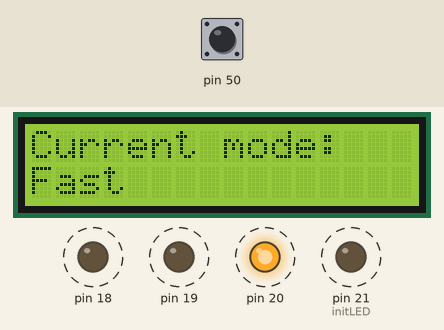
Recording of a program running on a simulated Arduino Mega 2560, built with avr-gcc and run on an emulated ATmega2560. Parts: 16×2 character LCD, output pins drawn as LEDs (lit = HIGH). Wiring (inferred from the signals the program sends): character LCD (HD44780): RS pin 12; E pin 10; data pin 22, pin 23, pin 24, pin 25. Dashed ring = blinking. Inputs (shaded band) come from the test bench; at power-on: pin 50 HIGH. Pins used as bus, display or sensor lines are not drawn.

Above: at 3.53 s.
5.1 s: pin 50 pulled LOW for 0.15 s
At 5.6 s:
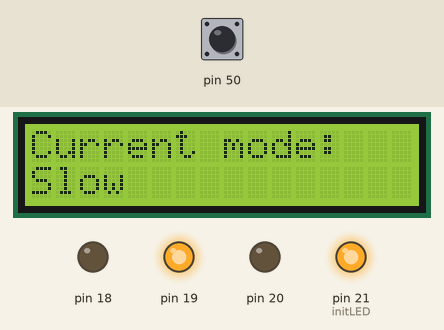
5.8 s: pin 50 pulled LOW for 1 s
At 7.05 s:
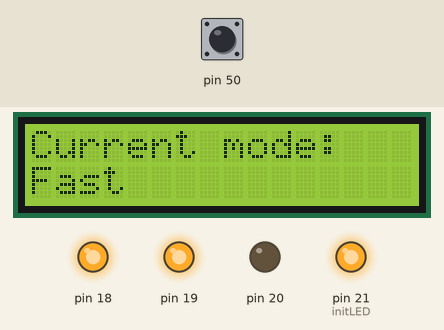
7.4 s: pin 50 pulled LOW for 0.15 s
At 7.91 s:
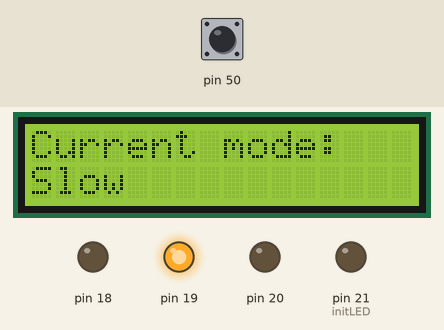
8.1 s: pin 50 pulled LOW for 3.2 s
At 11.57 s:
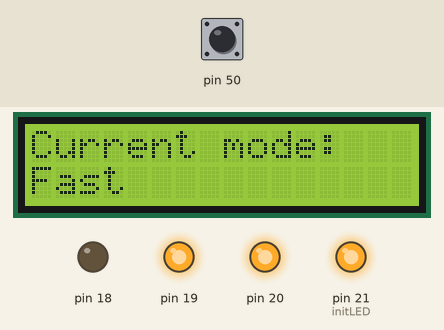
Timing chart, 0 to 15.5 s (numbered marks = the images above; inputs shaded):
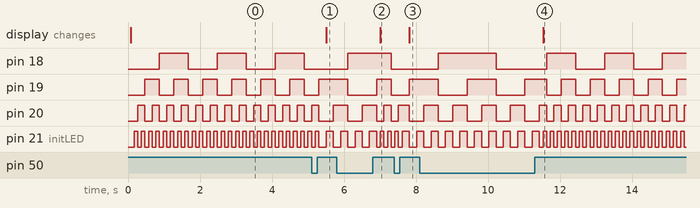

Measured:
- after the input at 5.1 s, pin 18: stays LOW (without the input it goes to HIGH after 0.60 s); the display: changes after 0.40 s (image 1)
- after the input at 5.8 s, the display: changes after 1.2 s (image 2)
- after the input at 7.4 s, the display: changes after 0.41 s (image 3)
- after the input at 8.1 s, the display: changes after 3.4 s (image 4)
- by itself, pin 18: alternates HIGH for 0.80 s and LOW for 0.80 s

The program:

main.cpp
```cpp
// Author: MAson Marrero
// Net ID: masonmarrero
// Date: 10/5/23
// Assignment:     Lab 3
//
// Description: This file contains a programmatic overall description of the
// program. It should never contain assignments to special function registers
// for the exception key one-line code such as checking the state of the pin.
//
// Requirements:
//----------------------------------------------------------------------//


#include <Arduino.h>
#include <avr/io.h>
#include "led.h"
#include "switch.h"
#include "timer.h"
#include "lcd.h"
//global variables to keep track of the current flip speed, which will change when the button is pressed
volatile unsigned int flip_speed = 0;

//create states
typedef enum {wait_press, debounce_p, wait_release, debounce_r} button_state;
//declare the enum state variable
volatile button_state my_button_state = wait_press;

int main(){
  //initialization functions
  initTimer1();
  initLCD();
  initSwitchPB3();
  initLED();
  initTimer0();
  sei(); // Enable global interrupts.
  moveCursor(0, 0); // moves the cursor to 0,0 position
  writeString("Current mode: ");
  moveCursor(1, 0);  // moves the cursor to 1,0 position
  writeString("Fast");

  char i = 0;
  //while loop to keep the lights running
	while (1) {
    //if the flip speed is 1, make the delay 200
    if(flip_speed == 1){
    turnOnLEDWithChar(i);
    delayMs(200);
    moveCursor(1, 0);  // moves the cursor to 1,0 position
    writeString("Slow");
    i++;
    if(i == 16)
      i=0;
    }
    //If the flip speed is 0, make the delay 100
    else{
      turnOnLEDWithChar(i);
      delayMs(100);
      moveCursor(1, 0);  // moves the cursor to 1,0 position
      writeString("Fast");
      i++;
      if(i == 16)
        i=0;
    }
      //state machine for push buttton
      switch (my_button_state)
      {
      case  wait_press:
        break;

      case  debounce_p:
        //eventually go to wait_release
        //need to delay by ~1ms
        delayMs(1);
        my_button_state = wait_release;
        break;

      case  wait_release:
        break;

      case  debounce_r:
        //eventually go to wait_release
        //need to delay by ~1ms
        delayMs(1);
        my_button_state = wait_press;
        break;
      default:
        break;
      }
  }
  return 0;
}

/* Implement an Pin Change Interrupt which handles the switch being
* pressed and released. When the switch is pressed and released, the LEDs
* change at twice the original rate. If the LEDs are already changing at twice
* the original rate, it goes back to the original rate.
*/
//Interrupt state machine
ISR(PCINT0_vect){
  //if pressed go to debounce state
  if(my_button_state == wait_press){
      my_button_state = debounce_p;
  }
  //if its pressed and released change the flip speed
  else if(my_button_state == wait_release){
    if (flip_speed == 0){
      flip_speed = 1;
    }
    else{
      flip_speed = 0;
    }
    my_button_state = debounce_r;
  }
}
```

led.cpp
```cpp
// Description: This file implements turnOnLED and initLED to control
// the LEDs.
//----------------------------------------------------------------------//


#include <avr/io.h>
#include <util/delay.h>
#include "led.h"

/* Initialize PA0, PA1, PA2, and PA3 to outputs
*/
void initLED(){
  DDRD |= (1 << DDD0) | (1 << DDD1) | (1 << DDD2) | (1 << DDD3);
  //PORTA |= (1 << PORTA0);
  //PORTA |= (1 << PORTA0); //Turn one LED on
}

/* This must be one line of code.
* In this function you will be giving a number "num" which will be represented
* in binary by four LEDs. You must effectively assign the lowest four bits of
* "num" to the appropriate bits of PORTA.
*/
void turnOnLEDWithChar(unsigned char num){
    PORTD = (PORTD & (0xF0+num)) | (num & (0x0F+num*16)); // sets the first four bits to zero. sets the top four bits of num to
}
```

led.h
```cpp
// Description: This file contains function prototypes to be implemented in
// led.cpp and to be included in main.cpp.
//----------------------------------------------------------------------//

#ifndef LED_H
#define LED_H

void initLED();
void turnOnLEDWithChar(unsigned char num);

#endif
```

switch.cpp
```cpp
// Description: This file implements the initialization of an external
// switch.
//----------------------------------------------------------------------//

#include "switch.h"
#include <avr/io.h>

/*
 * Initializes pull-up resistor on PB3 and sets it into input mode
 */
void initSwitchPB3(){
    DDRB &= ~(1 << DDB3); //set direction for input
    PORTB |= (1 << PORTB3); //enable pull up resistor
    //set up for pin change interrupt
    //SET THIS PE0 FOR PIN change interrupt PCINT8
    PCICR |= (1 << PCIE0);
    PCMSK0 |= (1 << PCINT3);
}
```

switch.h
```cpp
// Description: Function prototypes for switch.cpp
//----------------------------------------------------------------------//

#ifndef SWITCH_H
#define SWITCH_H

void initSwitchPB3();

#endif
```

timer.cpp
```cpp
// Description: This file implements functions that utilize the timers
//----------------------------------------------------------------------//

#include "timer.h"
/* Initialize timer 1, you should not turn the timer on here. Use CTC mode  .*/
void initTimer1(){
	TCCR1A &= ~( (1 << WGM10) | ( 1 << WGM11));
    TCCR1B |= ( 1 << WGM12);
    TCCR1B &= ~ ( 1 << WGM13);

    //TIMSK1 |= (1 << OCIE1A);
    OCR1A = 2;
}

/* This delays the program an amount of microseconds specified by unsigned int delay.
*/
void delayUs(unsigned int delay){
    int unsigned count = 0;
    //Turn on the clock by setting prescalar bits to 8
    TCCR1B |= (1 << CS11);
    TCCR1B &= ~((1 << CS12) | (1 << CS10) );

    //THis can be put in the initialization function initTimer0()

    while(count < delay){
        //put the output compare match flag down OCF0A , by writing a logic 1 to it
        TIFR1 |= (1 << OCF1A);
        TCNT1 = 0; //Clear the count register

        //poll the OCF0A flag until it is set or is logic 1
        while (!(TIFR1 & (1 << OCF1A))); //do nothing while the flag is down. This wait is called polling
        //after the flag has been raised, 1 milisecond has elapsed
        count++;
    }
    //After exitting the larger while loop, the time elapsed has been 1ms * delay
    //turn the clock off to conserve power.
    TCCR1B &= ~((1 << CS10) | (1 << CS11));
    TCCR1B &= ~(1 << CS12);
}
/* Initialize timer 0, you should not turn the timer on here.
* You will need to use CTC mode */
void initTimer0(){
//initialize Timer0 for CTC mode of operation and interrupts
//WGM00 = 0, WGM01 = 1, WGM02 = 0 for CTC mode
    TCCR0A &= ~(1 << WGM00);
    TCCR0A |= (1 << WGM01);
    TCCR0B &= ~(1 << WGM02);

    //Enable the TIMER0 interrupt for output compare OCR0A
    //TIMSK0 |= (1 << OCIE0A);
}

/* This delays the program an amount specified by unsigned int delay.
* Use timer 0. Keep in mind that you need to choose your prescalar wisely
* such that your timer is precise to 1 millisecond and can be used for
* 100-200 milliseconds
*/
void delayMs(unsigned int delay){
    int unsigned count = 0;
    //Turn on the clock by setting prescalar bits to 64
    TCCR0B |= (1 << CS00) | (1 << CS01);
    TCCR0B &= ~(1 << CS02);

    //Use #counts = (td*fCPU)/ps = 1ms * 16MHz / 64 = 250 -1 = 249
    //THis can be put in the initialization function initTimer0()
    OCR0A = 249;
    while(count < delay){
        //put the output compare match flag down OCF0A , by writing a logic 1 to it
        TIFR0 |= (1 << OCF0A);
        TCNT0 = 0; //Clear the count register

        //poll the OCF0A flag until it is set or is logic 1
        while (!(TIFR0 & (1 << OCF0A))); //do nothing while the flag is down. This wait is called polling
        //after the flag has been raised, 1 milisecond has elapsed
        count++;
    }
    //After exitting the larger while loop, the time elapsed has been 1ms * delay
    //turn the clock off to conserve power.
    TCCR0B &= ~((1 << CS00) | (1 << CS01));
    TCCR0B &= ~(1 << CS02);
}
```

timer.h
```cpp
// Description: This file describes functions used by the timer
//----------------------------------------------------------------------//

#ifndef TIMER_H
#define TIMER_H

#include <avr/io.h>

void initTimer0();
void delayMs(unsigned int delay);
void initTimer1();
void delayUs(unsigned int delay);
#endif
```

lcd.cpp
```cpp
// Author:
// Net ID:
// Date:
// Assignment: Lab 3
//----------------------------------------------------------------------//
#include "lcd.h"
#include "timer.h"
#include <util/delay.h>

/*
 * Initializes all pins related to the LCD to be outputs
 */
void initLCDPins(){
  DDRA |= (1<<DDA0) | (1<<DDA1) | (1<<DDA2) | (1<<DDA3);
  DDRB |= (1<<DDB4) | (1<<DDB6);
}


/* 1. Assert bits to pins connected to DB[7:4] on the LCD screen
 *      a. data is an unsigned char which has 8 bits. Therefore, you
 *         need assign the bottom 4 bits of "data" to the appropriate bits in
 *         PORTA
 *  2. This is a "command" signal, meaning RS should be Low
 *  3. Assert high on enable pin, delay, and asset low on enable pin
 *  4. delay the provided number in MICROseconds.
 */
void fourBitCommandWithDelay(unsigned char data, unsigned int delay){
  PORTA = (PORTA & 0xF0) | (data & 0x0F);
  PORTB &= ~(1 << PORTB6); //setting rs low
  PORTB |= (1 << PORTB4); //setting enable btipin high
  delayUs(1);
  PORTB &= ~(1 << PORTB4); //setting enable bit pin low
  delayUs(delay);
}


/* Similar to fourBitCommandWithDelay except that now all eight bits of command are
 * sent.
 * 1. Assert bits to pins connected to DB[7:4] on the LCD screen
 *       a. unlike fourBitCommandWithDelay, you need to send the TOP four bits of
 *          "command" first. These should be assigned to appropriate bits in PORTA
 * 2. This is a command signal, meaning RS should be low
 * 3. Assert high on enable pin, delay, and asset low on enable pin
 * 4. Now set the lower four bits of command to appropriate bits in PORTA
 * 5. Assert high on enable pin, delay, and asset low on enable pin
 * 6. delay the provided number in MICROseconds.
 */
void eightBitCommandWithDelay(unsigned char command, unsigned int delay){
  PORTA = (PORTA & 0xF0) | ((command >> 4) & 0x0F); //top most bits of command
  PORTB &= ~(1 << PORTB6); //setting rs bit low
  PORTB |= (1 << PORTB4); //setting enable pin high
  delayUs(1);
  PORTB &= ~(1 << PORTB4); //setting enable bit pin low

  PORTA = (PORTA & 0xF0) | (command & 0x0F); //bottom most bits of command
  PORTB |= (1 << PORTB4); //setting enable bbit pin high
  delayUs(1);
  PORTB &= ~(1 << PORTB4); //setting enable bit pin low
  delayUs(delay);
}


/* Similar to eightBitCommandWithDelay except that now RS should be high
 * 1. Assert bits to pins connected to DB[7:4] on the LCD screen
 * 2. This is a "data" signal, meaning RS should be high
 * 3. Assert high on enable pin, delay, and asset low on enable pin
 * 4. Now set the lower four bits of character to appropriate bits in PORTA
 * 5. Assert high on enable pin, delay, and asset low on enable pin
 * 6. delay is always 46 MICROseconds for a character write
 */
void writeCharacter(unsigned char character){
  PORTA = (PORTA & 0xF0) | ((character >> 4) & 0x0F);
  PORTB |= (1 << PORTB6); //setting rs bit high
  PORTB |= (1 << PORTB4); //setting enable bit  pin high
  delayUs(1);
  PORTB &= ~(1 << PORTB4); //setting enable bit pin low
  //delayUs(1);
  PORTA = (PORTA & 0xF0) | (character & 0x0F); //bottom most bits of command snet
  PORTB |= (1 << PORTB4); //setting enable bit pin high
  delayUs(1);
  PORTB &= ~(1 << PORTB4); //setting enable bit pin low
  delayUs(46);
}


/*
 * Writes a provided string such as "Hello!" to the LCD screen. You should
 * remember that a c string always ends with the '\0' character and
 * that this should just call writeCharacter multiple times.
 */
void writeString(const char *string){
    int i = 0;
  while(string[i] != '\0'){
    writeCharacter(string[i]);
    i++;
  }
}


/*
 * This moves the LCD cursor to a specific place on the screen.
 * This can be done using the eightBitCommandWithDelay with correct arguments
 */
void moveCursor(unsigned char x, unsigned char y){
  eightBitCommandWithDelay((0x80 | x << 6 | y), 40);
}


/* This is the procedure outline on the LCD datasheet page 4 out of 9.
 * This should be the last function you write as it largely depends on all other
 * functions working.
 */
void initLCDProcedure(){
   // Delay 50 milliseconds
  delayMs(50);
  // Write 0b0011 to DB[7:4] and delay 4100 microseconds
  fourBitCommandWithDelay(0b0011, 4100);
  //PORTA = (PORTA & 0xF0) | (3 & 0x0F);
  //delayUs(4100);
  // Write 0b0011 to DB[7:4] and delay 100 microseconds
  fourBitCommandWithDelay(0b0011, 100);
  //PORTA = (PORTA & 0xF0) | (3 & 0x0F);
  //delayUs(100);
  // The data sheet does not make this clear, but at this point you are issuing
  // commands in two sets of four bits. You must delay after each command
  // (which is the second set of four bits) an amount specified on page 3 of
  // the data sheet.
  // write 0b0011 to DB[7:4] and 100us delay
  fourBitCommandWithDelay(0b0011, 100);
  //PORTA = (PORTA & 0xF0) | (3 & 0x0F);
  //delayUs(100);
  // write 0b0010 to DB[7:4] and 100us delay.
  fourBitCommandWithDelay(0b0010, 100);

  //PORTA = (PORTA & 0xF0) | (2 & 0x0F);
  //delayUs(100);
  // Function set in the command table with 53us delay
  eightBitCommandWithDelay((unsigned char)(0x28), 53);

  // Display off in the command table with 53us delay
  eightBitCommandWithDelay((unsigned char)(0x08), 53);

  // Clear display in the command table. Remember the delay is longer!!!
  eightBitCommandWithDelay((unsigned char)(0x01), 3000);

  // Entry Mode Set in the command table.
  eightBitCommandWithDelay((unsigned char)(0x06), 100);

  // Display ON/OFF Control in the command table. (Yes, this is not specified),
  // in the data sheet, but you have to do it to get this to work. Yay datasheets!)
  eightBitCommandWithDelay((unsigned char)(0x0C), 53);

}


/* Initializes Tri-state for LCD pins and calls initialization procedure.
* This function is made so that it's possible to test initLCDPins separately
* from initLCDProcedure which will likely be necessary.
*/
void initLCD(){
  initLCDPins();
  initLCDProcedure();
}
```

lcd.h
```cpp
// Author:
// Net ID:
// Date:
// Assignment:     Lab 3
//----------------------------------------------------------------------//

#ifndef LCD_H
#define LCD_H

#include <avr/io.h>

void initLCD();
void fourBitCommandWithDelay(unsigned char data, unsigned int delay);
void eightBitCommandWithDelay(unsigned char command, unsigned int delay);
void writeCharacter(unsigned char character);
void writeString(const char *string);
void moveCursor(unsigned char x, unsigned char y);
void initLCDPins();
void initLCDProcedure();

#endif
```
